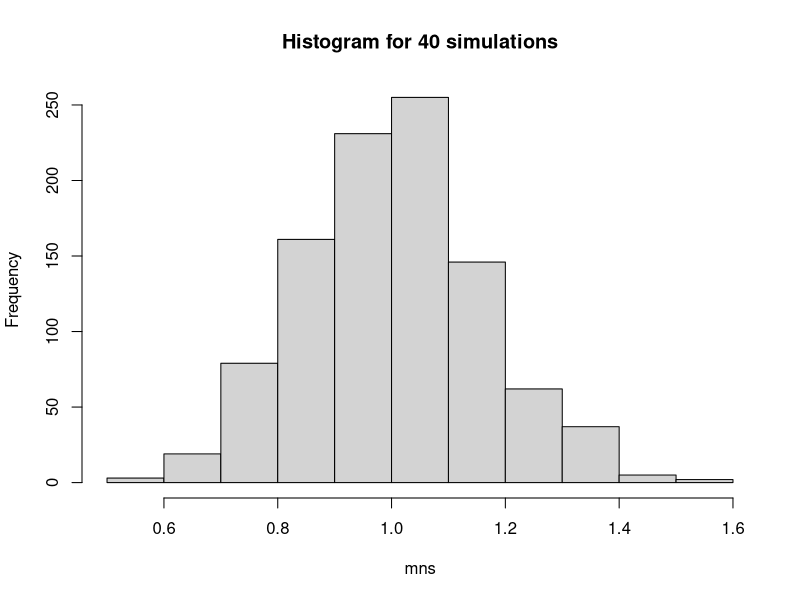

The R script that drew this image:
## ---- chunk 1
knitr::opts_chunk$set(echo = TRUE)
## ---- chunk 2
exp_data <- as.data.frame(replicate(40, mean(rexp(1000, 0.2))))
head(1/exp_data, 10)
## ---- chunk 3
mean_sample <- 1/mean(exp_data$`replicate(40, mean(rexp(1000, 0.2)))`)
round(mean_sample, 2)
## ---- chunk 4
exp_data_sd <- as.data.frame(replicate(40, sd(rexp(1000, 0.2))))
head(1/exp_data, 10)
## ---- chunk 5
sd_sample <- 1/mean(exp_data_sd$`replicate(40, sd(rexp(1000, 0.2)))`)
round(mean_sample, 2)
## ---- chunk 6
mns = NULL
for (i in 1 : 1000) mns = c(mns, mean(rexp(40)))
hist(mns, main = 'Histogram for 40 simulations')
